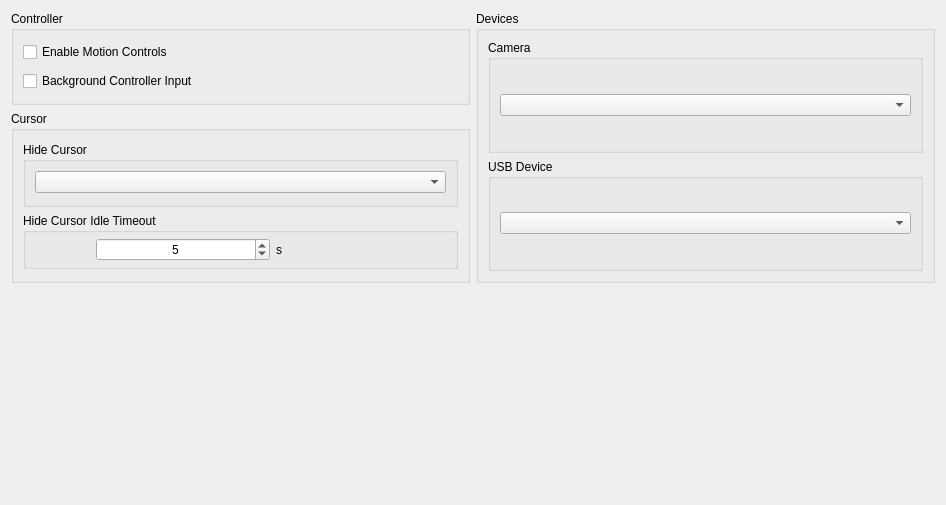
      <widget class="QWidget" name="inputTabContents">
       <property name="geometry">
        <rect>
         <x>0</x>
         <y>0</y>
         <width>946</width>
         <height>505</height>
        </rect>
       </property>
       <layout class="QVBoxLayout" name="inputTabVLayout" stretch="0,0">
        <item>
         <layout class="QHBoxLayout" name="inputTabHLayout" stretch="0,0">
          <item>
           <layout class="QVBoxLayout" name="inputTabVLayoutLeft">
            <item>
             <widget class="QGroupBox" name="ControllerGroupBox">
              <property name="sizePolicy">
               <sizepolicy hsizetype="Expanding" vsizetype="Preferred">
                <horstretch>0</horstretch>
                <verstretch>0</verstretch>
               </sizepolicy>
              </property>
              <property name="title">
               <string>Controller</string>
              </property>
              <property name="alignment">
               <set>Qt::AlignmentFlag::AlignLeading|Qt::AlignmentFlag::AlignLeft|Qt::AlignmentFlag::AlignTop</set>
              </property>
              <property name="flat">
               <bool>false</bool>
              </property>
              <layout class="QVBoxLayout" name="ControllerLayout">
               <property name="spacing">
                <number>9</number>
               </property>
               <property name="topMargin">
                <number>11</number>
               </property>
               <property name="bottomMargin">
                <number>11</number>
               </property>
               <item>
                <widget class="QCheckBox" name="motionControlsCheckBox">
                 <property name="sizePolicy">
                  <sizepolicy hsizetype="Minimum" vsizetype="Maximum">
                   <horstretch>0</horstretch>
                   <verstretch>0</verstretch>
                  </sizepolicy>
                 </property>
                 <property name="text">
                  <string>Enable Motion Controls</string>
                 </property>
                </widget>
               </item>
               <item>
                <widget class="QCheckBox" name="backgroundControllerCheckBox">
                 <property name="text">
                  <string>Background Controller Input</string>
                 </property>
                </widget>
               </item>
              </layout>
             </widget>
            </item>
            <item>
             <widget class="QGroupBox" name="cursorGroupBox">
              <property name="sizePolicy">
               <sizepolicy hsizetype="Expanding" vsizetype="Preferred">
                <horstretch>0</horstretch>
                <verstretch>0</verstretch>
               </sizepolicy>
              </property>
              <property name="title">
               <string>Cursor</string>
              </property>
              <layout class="QGridLayout" name="gridLayout_2">
               <property name="topMargin">
                <number>11</number>
               </property>
               <property name="bottomMargin">
                <number>11</number>
               </property>
               <item row="0" column="0">
                <widget class="QGroupBox" name="hideCursorGroupBox">
                 <property name="enabled">
                  <bool>true</bool>
                 </property>
                 <property name="sizePolicy">
                  <sizepolicy hsizetype="Preferred" vsizetype="Fixed">
                   <horstretch>0</horstretch>
                   <verstretch>0</verstretch>
                  </sizepolicy>
                 </property>
                 <property name="title">
                  <string>Hide Cursor</string>
                 </property>
                 <layout class="QVBoxLayout" name="hideCursorLayout">
                  <property name="spacing">
                   <number>7</number>
                  </property>
                  <property name="bottomMargin">
                   <number>11</number>
                  </property>
                  <item>
                   <widget class="QComboBox" name="hideCursorComboBox"/>
                  </item>
                 </layout>
                </widget>
               </item>
               <item row="1" column="0">
                <widget class="QGroupBox" name="idleTimeoutGroupBox">
                 <property name="enabled">
                  <bool>true</bool>
                 </property>
                 <property name="sizePolicy">
                  <sizepolicy hsizetype="Preferred" vsizetype="Fixed">
                   <horstretch>0</horstretch>
                   <verstretch>0</verstretch>
                  </sizepolicy>
                 </property>
                 <property name="minimumSize">
                  <size>
                   <width>0</width>
                   <height>0</height>
                  </size>
                 </property>
                 <property name="title">
                  <string>Hide Cursor Idle Timeout</string>
                 </property>
                 <property name="alignment">
                  <set>Qt::AlignmentFlag::AlignLeading|Qt::AlignmentFlag::AlignLeft|Qt::AlignmentFlag::AlignTop</set>
                 </property>
                 <property name="flat">
                  <bool>false</bool>
                 </property>
                 <layout class="QHBoxLayout" name="IdleTimeoutLayout" stretch="0,0">
                  <property name="spacing">
                   <number>6</number>
                  </property>
                  <property name="leftMargin">
                   <number>70</number>
                  </property>
                  <property name="topMargin">
                   <number>5</number>
                  </property>
                  <property name="rightMargin">
                   <number>5</number>
                  </property>
                  <property name="bottomMargin">
                   <number>5</number>
                  </property>
                  <item>
                   <widget class="QSpinBox" name="idleTimeoutSpinBox">
                    <property name="enabled">
                     <bool>true</bool>
                    </property>
                    <property name="sizePolicy">
                     <sizepolicy hsizetype="Minimum" vsizetype="Fixed">
                      <horstretch>0</horstretch>
                      <verstretch>0</verstretch>
                     </sizepolicy>
                    </property>
                    <property name="minimumSize">
                     <size>
                      <width>0</width>
                      <height>0</height>
                     </size>
                    </property>
                    <property name="maximumSize">
                     <size>
                      <width>16777215</width>
                      <height>16777215</height>
                     </size>
                    </property>
                    <property name="layoutDirection">
                     <enum>Qt::LayoutDirection::LeftToRight</enum>
                    </property>
                    <property name="wrapping">
                     <bool>false</bool>
                    </property>
                    <property name="alignment">
                     <set>Qt::AlignmentFlag::AlignCenter</set>
                    </property>
                    <property name="buttonSymbols">
                     <enum>QAbstractSpinBox::ButtonSymbols::UpDownArrows</enum>
                    </property>
                    <property name="suffix">
                     <string notr="true"/>
                    </property>
                    <property name="maximum">
                     <number>3600</number>
                    </property>
                    <property name="value">
                     <number>5</number>
                    </property>
                    <property name="displayIntegerBase">
                     <number>10</number>
                    </property>
                   </widget>
                  </item>
                  <item>
                   <widget class="QLabel" name="idleTimeoutDurationLabel">
                    <property name="text">
                     <string>s</string>
                    </property>
                   </widget>
                  </item>
                 </layout>
                </widget>
               </item>
              </layout>
             </widget>
            </item>
           </layout>
          </item>
          <item>
           <layout class="QVBoxLayout" name="inputTabVLayoutRight">
            <property name="spacing">
             <number>6</number>
            </property>
            <property name="bottomMargin">
             <number>0</number>
            </property>
            <item>
             <widget class="QGroupBox" name="groupBox">
              <property name="title">
               <string>Devices</string>
              </property>
              <layout class="QVBoxLayout" name="verticalLayout_6">
               <item>
                <widget class="QGroupBox" name="cameraGroupBox">
                 <property name="title">
                  <string>Camera</string>
                 </property>
                 <layout class="QVBoxLayout" name="verticalLayout_17">
                  <item>
                   <widget class="QComboBox" name="cameraComboBox"/>
                  </item>
                 </layout>
                </widget>
               </item>
               <item>
                <widget class="QGroupBox" name="USBDeviceGroupBox">
                 <property name="sizePolicy">
                  <sizepolicy hsizetype="Expanding" vsizetype="Preferred">
                   <horstretch>0</horstretch>
                   <verstretch>0</verstretch>
                  </sizepolicy>
                 </property>
                 <property name="title">
                  <string>USB Device</string>
                 </property>
                 <layout class="QHBoxLayout" name="horizontalLayout_7_1">
                  <item>
                   <widget class="QComboBox" name="usbComboBox"/>
                  </item>
                 </layout>
                </widget>
               </item>
              </layout>
             </widget>
            </item>
           </layout>
          </item>
         </layout>
        </item>
        <item>
         <spacer name="verticalSpacer_8">
          <property name="orientation">
           <enum>Qt::Orientation::Vertical</enum>
          </property>
          <property name="sizeHint" stdset="0">
           <size>
            <width>20</width>
            <height>40</height>
           </size>
          </property>
         </spacer>
        </item>
       </layout>
      </widget>
